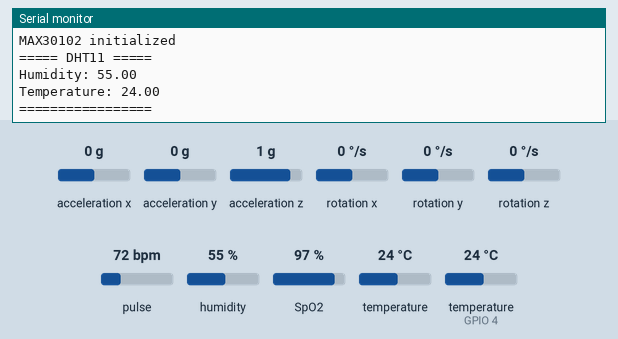
This sketch was run on a simulated ESP32. Parts: the last lines printed to the serial monitor. The inputs (shaded band) are chosen by the test bench; at power-on: acceleration x 0 g, humidity 55 %, acceleration y 0 g, temperature (sensor on GPIO 4) 24 °C, acceleration z 1 g, pulse 72 bpm, rotation x 0 °/s, rotation y 0 °/s, rotation z 0 °/s, SpO2 97 %, temperature 24 °C (analog values on the 0–4095 scale).

Above: at 4.2 s.
4.3 s: acceleration x set to -1.4 g
At 8.4 s:
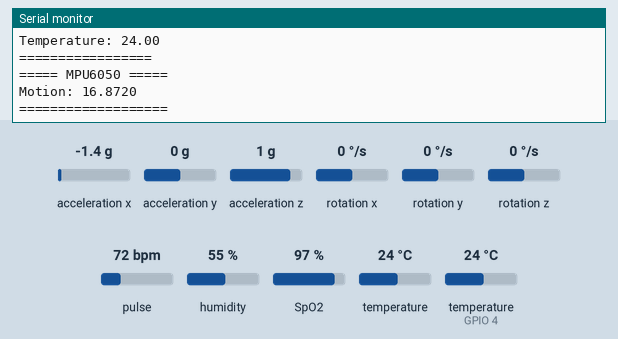
8.5 s: humidity set to 22 %
At 9.8 s:
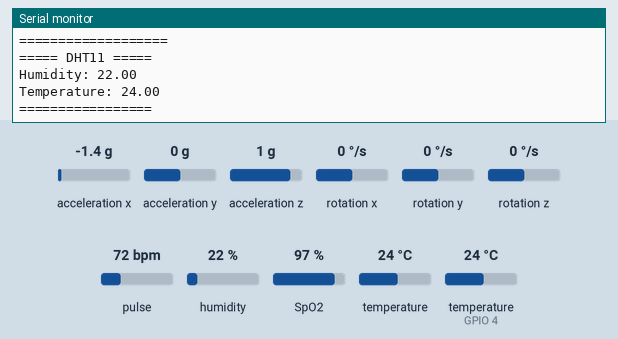
10.0 s: acceleration y set to -1.4 g
11.5 s: temperature (sensor on GPIO 4) set to 12 °C
At 12.8 s:
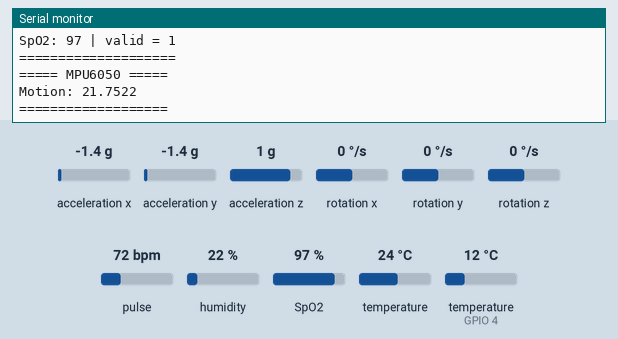
13.0 s: acceleration z set to -1.4 g
At 14.2 s:
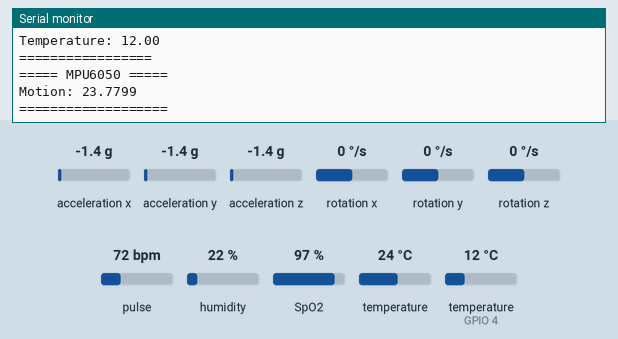
14.5 s: pulse set to 42 bpm
At 15.8 s:
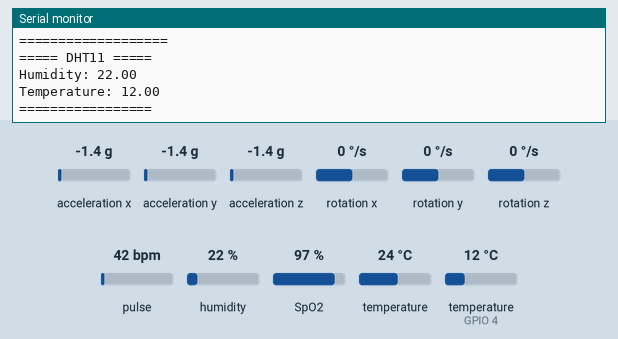
Timing chart, 0 to 17.0 s (numbered marks = the images above; inputs shaded):
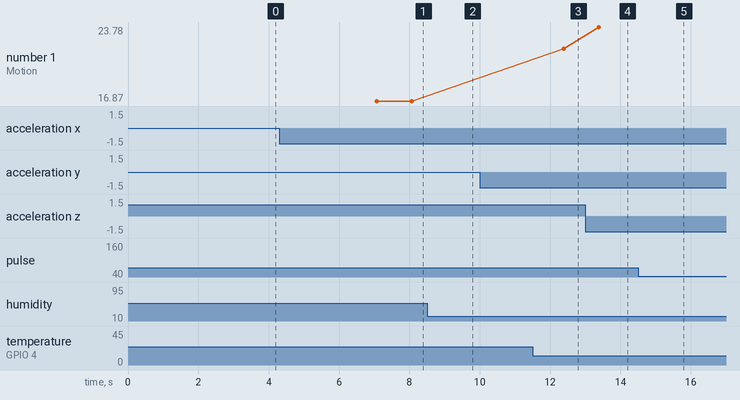

Measured:
- after the input at 4.3 s, the serial monitor: prints a new line after 2.8 s (image 1)
- after the input at 8.5 s, the serial monitor: prints a new line after 0.70 s (image 2)
- after the input at 13.0 s, the serial monitor: prints a new line after 0.39 s (image 4)
- plotted number 1: 21.75 → 23.78 after the input at 13.0 s

The sketch:

main_apr3a_copy_20260407101422.ino
```cpp
#include <Arduino.h>
#include <Wire.h>
#include "freertos/FreeRTOS.h"
#include "freertos/task.h"
#include "freertos/queue.h"
#include "freertos/semphr.h"

#include "Mpu6050.h"
#include "dht11.h"
#include "max30102.h"

// =========================
// Messages
// =========================
enum SensorMessage {
  MSG_DHT = 1,
  MSG_MAX,
  MSG_MPU
};

// =========================
// Shared data
// =========================
static SemaphoreHandle_t dhtLock;
static SemaphoreHandle_t maxLock;
static SemaphoreHandle_t mpuLock;
static SemaphoreHandle_t i2cLock;
static QueueHandle_t sensorQueue;

// DHT11
static float g_humidity = 0.0f;
static float g_temperature = 0.0f;

// MAX30102
static int32_t g_heartRate = 0;
static int8_t  g_hrValid = 0;
static int32_t g_spo2 = 0;
static int8_t  g_spo2Valid = 0;

// MPU6050
static float g_motion = 0.0f;

// =========================
// I2C Scan
// =========================
void scanI2C() {
  Serial.println("Scanning I2C...");
  bool found = false;

  for (byte addr = 1; addr < 127; addr++) {
    Wire.beginTransmission(addr);
    byte error = Wire.endTransmission();

    if (error == 0) {
      Serial.print("Found device at 0x");
      if (addr < 16) Serial.print("0");
      Serial.println(addr, HEX);
      found = true;
    }
  }

  if (!found) {
    Serial.println("No I2C device found");
  }

  Serial.println("Scan done.\n");
}

// =========================
// DHT11 Task
// =========================
void dhtTask(void *pvParameters) {
  for (;;) {
    float h = 0.0f;
    float t = 0.0f;

    readHumidity(&h);
    readTemperature(&t);

    if (!isnan(h) && !isnan(t)) {
      xSemaphoreTake(dhtLock, portMAX_DELAY);
      g_humidity = h;
      g_temperature = t;
      xSemaphoreGive(dhtLock);

      uint8_t msg = MSG_DHT;
      xQueueSend(sensorQueue, &msg, 0);
    } else {
      Serial.println("DHT11 read failed");
    }

    vTaskDelay(pdMS_TO_TICKS(2000));
  }
}

// =========================
// MAX30102 Task
// =========================
void maxTask(void *pvParameters) {
  for (;;) {
    int32_t spo2 = 0;
    int8_t spo2Valid = 0;
    int32_t heartRate = 0;
    int8_t hrValid = 0;

    xSemaphoreTake(i2cLock, portMAX_DELAY);
    readHeartRateAndBloodOxygen(&spo2, &spo2Valid, &heartRate, &hrValid);
    xSemaphoreGive(i2cLock);

    xSemaphoreTake(maxLock, portMAX_DELAY);
    g_spo2 = spo2;
    g_spo2Valid = spo2Valid;
    g_heartRate = heartRate;
    g_hrValid = hrValid;
    xSemaphoreGive(maxLock);

    uint8_t msg = MSG_MAX;
    xQueueSend(sensorQueue, &msg, 0);

    vTaskDelay(pdMS_TO_TICKS(1500));
  }
}

// =========================
// MPU6050 Task
// =========================
void mpuTask(void *pvParameters) {
  for (;;) {
    float motion = 0.0f;

    xSemaphoreTake(i2cLock, portMAX_DELAY);
    readMotion(&motion);
    xSemaphoreGive(i2cLock);

    xSemaphoreTake(mpuLock, portMAX_DELAY);
    g_motion = motion;
    xSemaphoreGive(mpuLock);

    uint8_t msg = MSG_MPU;
    xQueueSend(sensorQueue, &msg, 0);

    vTaskDelay(pdMS_TO_TICKS(1000));
  }
}

// =========================
// Serial Task
// =========================
void serialTask(void *pvParameters) {
  uint8_t msg;

  for (;;) {
    if (xQueueReceive(sensorQueue, &msg, portMAX_DELAY) == pdTRUE) {
      switch (msg) {
        case MSG_DHT: {
          float h, t;

          xSemaphoreTake(dhtLock, portMAX_DELAY);
          h = g_humidity;
          t = g_temperature;
          xSemaphoreGive(dhtLock);

          Serial.println("===== DHT11 =====");
          Serial.print("Humidity: ");
          Serial.println(h, 2);
          Serial.print("Temperature: ");
          Serial.println(t, 2);
          Serial.println("=================\n");
          break;
        }

        case MSG_MAX: {
          int32_t hr, spo2;
          int8_t hrValid, spo2Valid;

          xSemaphoreTake(maxLock, portMAX_DELAY);
          hr = g_heartRate;
          hrValid = g_hrValid;
          spo2 = g_spo2;
          spo2Valid = g_spo2Valid;
          xSemaphoreGive(maxLock);

          Serial.println("===== MAX30102 =====");
          Serial.print("Heart Rate: ");
          Serial.print(hr);
          Serial.print(" | valid = ");
          Serial.println(hrValid);

          Serial.print("SpO2: ");
          Serial.print(spo2);
          Serial.print(" | valid = ");
          Serial.println(spo2Valid);
          Serial.println("====================\n");
          break;
        }

        case MSG_MPU: {
          float motion;

          xSemaphoreTake(mpuLock, portMAX_DELAY);
          motion = g_motion;
          xSemaphoreGive(mpuLock);

          Serial.println("===== MPU6050 =====");
          Serial.print("Motion: ");
          Serial.println(motion, 4);
          Serial.println("===================\n");
          break;
        }
      }
    }
  }
}

// =========================
// Setup
// =========================
void setup() {
  Serial.begin(115200);
  delay(2000);
  Serial.println("ESP32 start");

  // I2C for MAX30102 + MPU6050
  Wire.begin(21, 22);
  delay(500);

  scanI2C();

  // Init sensors
  dht_init();
  mpu_init(&Wire);
  max30102_init(&Wire);

  // Create mutexes
  dhtLock = xSemaphoreCreateMutex();
  maxLock = xSemaphoreCreateMutex();
  mpuLock = xSemaphoreCreateMutex();
  i2cLock = xSemaphoreCreateMutex();

  // Create queue
  sensorQueue = xQueueCreate(20, sizeof(uint8_t));

  if (!dhtLock || !maxLock || !mpuLock || !i2cLock || !sensorQueue) {
    Serial.println("Failed to create RTOS objects");
    while (1) {
      delay(1000);
    }
  }

  // Create tasks
  xTaskCreatePinnedToCore(dhtTask, "DHT Task", 4096, NULL, 1, NULL, 0);
  xTaskCreatePinnedToCore(maxTask, "MAX Task", 8192, NULL, 1, NULL, 1);
  xTaskCreatePinnedToCore(mpuTask, "MPU Task", 4096, NULL, 1, NULL, 1);
  xTaskCreatePinnedToCore(serialTask, "Serial Task", 4096, NULL, 1, NULL, 0);
}

void loop() {
  // FreeRTOS tasks handle everything
}
```

Mpu6050.cpp
```cpp
#include "Mpu6050.h"
#include <Wire.h>
#include <Adafruit_MPU6050.h>
#include <Adafruit_Sensor.h>
#include <math.h>

Adafruit_MPU6050 mpu;
static bool mpu_ready = false;

void mpu_init(TwoWire *wire) {
    delay(500);

    Serial.println("Initializing MPU6050...");

    if (mpu.begin(0x68, wire)) {
        Serial.println("MPU6050 found at 0x68");
        mpu_ready = true;
    }
    else if (mpu.begin(0x69, wire)) {
        Serial.println("MPU6050 found at 0x69");
        mpu_ready = true;
    }
    else {
        Serial.println("ERROR: MPU6050 not found at 0x68 or 0x69");
        mpu_ready = false;
        return;
    }

    mpu.setAccelerometerRange(MPU6050_RANGE_8_G);
    mpu.setGyroRange(MPU6050_RANGE_500_DEG);
    mpu.setFilterBandwidth(MPU6050_BAND_21_HZ);

    Serial.println("MPU6050 ready!");
}

void readMotion(float *motion) {
    if (!mpu_ready) {
        Serial.println("MPU not ready");
        *motion = 0;
        return;
    }

    sensors_event_t a, g, temp;
    mpu.getEvent(&a, &g, &temp);

    *motion = sqrt(
        a.acceleration.x * a.acceleration.x +
        a.acceleration.y * a.acceleration.y +
        a.acceleration.z * a.acceleration.z
    );
}
```

Mpu6050.h
```cpp
#ifndef MPU6050_H
#define MPU6050_H

#include <Arduino.h>
#include <Wire.h>

void mpu_init(TwoWire *wire);
void readMotion(float *motion);

#endif
```

ble.cpp
```cpp
#include <BLEDevice.h>
#include <BLEUtils.h>
#include <BLEServer.h>
#include "ble.h"

static BLECharacteristic *pAllSensorsChar = nullptr;

#define ALL_SENSORS_UUID   "10b80e40-fb4c-454a-ba7c-0cc397825fbb"
#define SERVICE_UUID       "eafeeb4a-98e9-41ef-b304-1c493eab2e84"
#define HEART_RATE_UUID    "3497534f-cecd-4def-94f8-1bc40895143d"
#define ETEMPURUATURE_UUID "6e4bcb0b-6423-424a-a684-b88a1879ab1f"
#define ITEMPURUATURE_UUID "5db0b8c4-b303-408e-b685-0bbb9fb5e682"
#define SMOKE_UUID         "8fa9131c-3416-4daf-8c28-5a7febb3edba"
#define SPO2_UUID          "5b462ef2-f98d-414e-90d3-a051af485dee"
#define MOTION_UUID        "085730ce-db2a-459a-9e8d-69bbd744f063"
#define HUMIDITY_UUID      "12de0149-ee0a-45dd-9db6-167d50929828"
#define BRIGHTNESS_UUID    "9a737158-b0fc-4845-84e3-5a40afd05751"

void ble_init(const char *device_name) {
    BLEDevice::init(device_name);
    BLEServer *pServer = BLEDevice::createServer();
    BLEService *pService = pServer->createService(SERVICE_UUID);

    pAllSensorsChar = pService->createCharacteristic(
        ALL_SENSORS_UUID,
        BLECharacteristic::PROPERTY_READ | BLECharacteristic::PROPERTY_NOTIFY
    );

    pService->start();

    BLEAdvertising *pAdvertising = BLEDevice::getAdvertising();
    pAdvertising->addServiceUUID(SERVICE_UUID);
    pAdvertising->start();

    Serial.println("BLE initialized");
}

void ble_set_all_sensors(char id, float valf, int vali) {
    if (pAllSensorsChar == nullptr) {
        Serial.println("BLE error: characteristic not initialized");
        return;
    }

    char buffer[20];

    if (id == 'E' || id == 'I') {
        snprintf(buffer, sizeof(buffer), "%c!%.2f", id, valf);
    } else {
        snprintf(buffer, sizeof(buffer), "%c!%d", id, vali);
    }

    pAllSensorsChar->setValue((uint8_t*)buffer, strlen(buffer));
    pAllSensorsChar->notify();
}
```

ble.h
```cpp
#ifndef BLE_H
#define BLE_H

#define MESSAGE_LENGTH 8


void ble_init(const char *device_name);
void ble_set_all_sensors(char id, float valf, int vali);

#endif
```

buzzer.cpp
```cpp
#include "buzzer.h"
#include <Arduino.h>
#define BUZZER_PIN 15

void buzzer_init() {
    pinMode(BUZZER_PIN, OUTPUT);
}

void buzzer_on() {
    digitalWrite(BUZZER_PIN, HIGH);
}

void buzzer_off() {
    digitalWrite(BUZZER_PIN, LOW);
}

void buzzer_toggle() {
    static bool state = false;
    state = !state;
    digitalWrite(BUZZER_PIN, state);
}

void buzzer_beep() {
    buzzer_on();
    delay(200);
    buzzer_off();
    delay(200);
}
```

buzzer.h
```cpp
#ifndef BUZZER_H
#define BUZZER_H

void buzzer_init();

void buzzer_on();

void buzzer_off() ;

#endif
```

dht11.cpp
```cpp
#include "dht11.h"
#include <DHT.h>

#define DHTPIN 4
#define DHTTYPE DHT11
DHT dht(DHTPIN, DHTTYPE);

void dht_init(){
    dht.begin();
}

void readHumidity(float *h){
  *h = dht.readHumidity();
}

void readTemperature(float *t){
  *t = dht.readTemperature();
}
```

dht11.h
```cpp
#ifndef DHT11_H
#define DHT11_H

void dht_init();
void readHumidity(float *h);
void readTemperature(float *t);

#endif
```

max30102.cpp
```cpp
#include "max30102.h"
#include <Wire.h>
#include <MAX30105.h>
#include "heartRate.h"
#include "spo2_algorithm.h"

MAX30105 particleSensor;
static bool max_ready = false;

// Buffers required for SpO2 algorithm
#if defined(__AVR_ATmega328P__) || defined(__AVR_ATmega168__)
uint16_t irBuffer[100];
uint16_t redBuffer[100];
#else
uint32_t irBuffer[100];
uint32_t redBuffer[100];
#endif

void max30102_init(TwoWire *wire) {
    Serial.println("Initializing MAX30102...");

    if (!particleSensor.begin(*wire, 400000, 0x57)) {
        Serial.println("MAX30102 was not found. Check wiring.");
        max_ready = false;
        return;
    }

    byte ledBrightness = 60;   // un peu plus fort
    byte sampleAverage = 4;
    byte ledMode = 2;          // Red + IR
    int sampleRate = 100;
    int pulseWidth = 411;
    int adcRange = 16384;

    particleSensor.setup(ledBrightness, sampleAverage, ledMode, sampleRate, pulseWidth, adcRange);
    particleSensor.setPulseAmplitudeRed(0x24);
    particleSensor.setPulseAmplitudeIR(0x24);

    Serial.println("MAX30102 initialized");
    max_ready = true;
}

void readHeartRateAndBloodOxygen(int32_t *spo2, int8_t *spo2_valid, int32_t *heart_rate, int8_t *hr_valid) {
    if (!max_ready) {
        Serial.println("MAX not ready");
        *heart_rate = 0;
        *hr_valid = 0;
        *spo2 = 0;
        *spo2_valid = 0;
        return;
    }

    // collect 100 samples
    for (int i = 0; i < 100; i++) {
        while (particleSensor.available() == false) {
            particleSensor.check();
        }

        redBuffer[i] = particleSensor.getRed();
        irBuffer[i] = particleSensor.getIR();
        particleSensor.nextSample();
    }

    Serial.print("IR sample: ");
    Serial.print(irBuffer[99]);
    Serial.print(" | RED sample: ");
    Serial.println(redBuffer[99]);

    // finger detection
    if (irBuffer[99] < 5000) {
        Serial.println("Place finger properly on sensor");
        *heart_rate = 0;
        *hr_valid = 0;
        *spo2 = 0;
        *spo2_valid = 0;
        return;
    }

    // Use Maxim algorithm
    maxim_heart_rate_and_oxygen_saturation(
        irBuffer,
        100,
        redBuffer,
        spo2,
        spo2_valid,
        heart_rate,
        hr_valid
    );

    Serial.print("Heart Rate: ");
    Serial.print(*heart_rate);
    Serial.print(" | valid: ");
    Serial.println(*hr_valid);

    Serial.print("SpO2: ");
    Serial.print(*spo2);
    Serial.print(" | valid: ");
    Serial.println(*spo2_valid);
}
```

max30102.h
```cpp
#ifndef MAX30102_H
#define MAX30102_H

#include <Wire.h>
#include <stdint.h>

void max30102_init(TwoWire *wire);
void readHeartRateAndBloodOxygen(int32_t *spo2, int8_t *spo2_valid, int32_t *heart_rate, int8_t *hr_valid);

#endif
```

mq2.cpp
```cpp
#include "mq2.h"
#include <Arduino.h>
#define MQ2_PIN 34  // ADC pin


void smoke_init() {
    analogReadResolution(12); // ESP32 = 0–4095
}

int read_smoke_raw() {
    return analogRead(MQ2_PIN);
}
```

mq2.h
```cpp
#ifndef MQ2_H
#define MQ2_H

void smoke_init();
int read_smoke_raw();

#endif
```
